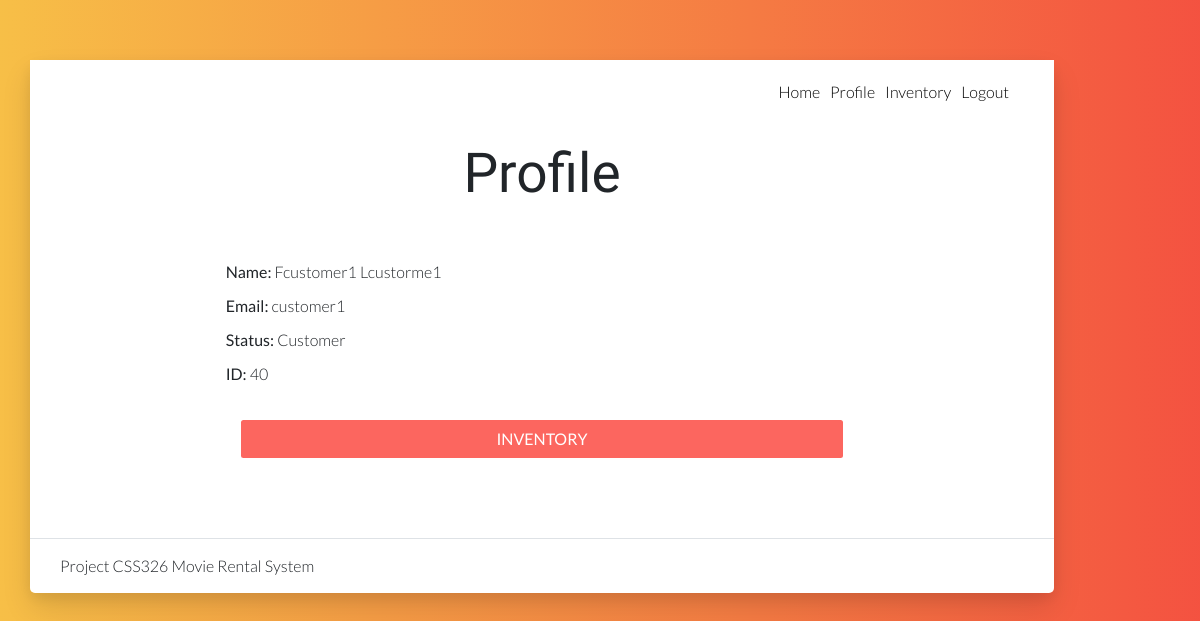
The app's page /profile.php (signed in) with its own data.
### tables this page shows
CREATE TABLE `user` (
  `user_id` int(10) NOT NULL,
  `f_name` varchar(25) NOT NULL,
  `l_name` varchar(25) NOT NULL,
  `email` varchar(25) NOT NULL,
  `password` varchar(8) NOT NULL
);

### profile.php (the view, shortened to what this page needs)
<?php require_once('connect.php');
	$user_id = $_SESSION['user_id'];
?>
<!DOCTYPE html>
<html lang="en">
<head>
    <link rel="stylesheet" href="vendor/bootstrap/bootstrap.min.css">
    <link rel="stylesheet" href="vendor/select2/select2.min.css">
    <link rel="stylesheet" href="vendor/owlcarousel/owl.carousel.min.css">
    <link rel="stylesheet" href="vendor/lightcase/lightcase.css">
    <link rel="stylesheet" href="css/style.min.css">
    <link rel="stylesheet" href="https://cdn.linearicons.com/free/1.0.0/icon-font.min.css">
    <link href="https://file.myfontastic.com/7vRKgqrN3iFEnLHuqYhYuL/icons.css" rel="stylesheet">
</head>
<body data-spy="scroll" data-target="#navbar-nav-header" class="static-layout">
    <div class="boxed-page">
        <nav id="gtco-header-navbar" class="navbar navbar-expand-lg py-4">
            <div class="container">
                <div class="collapse navbar-collapse" id="navbar-nav-header">
                    <ul class="navbar-nav ml-auto">
                        <li class="nav-item">
                            <a class="nav-link" href="home.php">Home</a>
                        </li>
                        <li class="nav-item">
                            <a class="nav-link" href="profile.php">Profile</a>
                        </li>
                        <?php if(!isset($admin_id)):?>
                        <li class="nav-item">
                            <a class="nav-link" href="inventory.php">Inventory</a>
                        </li>
						<?php	endif ?>
                        <li class="nav-item">
                            <a class="nav-link" href="logout.php">Logout</a>
                        </li>
                    </ul>
                </div>
            </div>
        </nav>
        <section id="gtco-contact-form" class="bg-white">
            <div class="container">
                <div class="section-content">
                    <div class="title-wrap">
                        <h1 class="display-2 mb-4">Profile</h1><br>
                    </div>
                    <div class="row">
                        <div class="col-md-8 offset-md-2 mt-4">
						<?php
							$select= mysqli_query($mysqli, "SELECT * FROM user WHERE user_id='$user_id'")or die('query faied');
							if(mysqli_num_rows($select)>0){
								$fetch = mysqli_fetch_assoc($select);
							}
						?>
						<tr>
                            <p><strong>Name:    </strong><td><?php echo $fetch['f_name']?> <?php echo " " ?><?php echo $fetch['l_name']?></td></p>
                            <p><strong>Email:   </strong><td><?php echo $fetch['email']?> </td></p>
                            <p><strong>Status:  </strong><?php
													if(isset($admin_id)){
														echo "admin";
														}else{
														echo "Customer";
														}
														?></strong></p>
                            <p><strong>ID:  </strong><td> <?php echo $fetch['user_id']?></td></p>
						</tr>
                                <br>
								<?php if(!isset($admin_id)):?>
                                <div class="col-md-12 form-btn text-center">
                                    <a href="inventory.php">
										<button class="btn btn-block btn-secondary btn-red" name="inv">
											   INVENTORY
										</button>
									</a>
                                </div>
								<?php	endif?>
                        </div>
                    </div>
                </div>
            </div>
        </section>
        <footer class="mastfoot mb-3 bg-white py-4 border-top">
            <div class="inner container">
                <div class="row">
                    <div class="col-md-6 d-flex align-items-center justify-content-md-start justify-content-center">
                        <p class="mb-0">Project CSS326 Movie Rental System</p>
                    </div>
                </div>
            </div>
        </footer>
    </div>
</body>
</html>

### records on screen
user: f_name "Fcustomer1", l_name "Lcustorme1", email "customer1", user_id "40"
